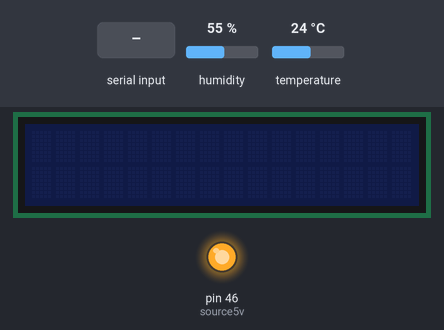
Simulated run of this sketch. Board: Arduino Mega 2560, built with avr-gcc and run on an emulated ATmega2560. Parts: 16×2 character LCD, output pins drawn as LEDs (lit = HIGH). The inputs (shaded band) are chosen by the test bench; at power-on: temperature 24 °C, humidity 55 %. What the sketch prints to the serial monitor is not drawn.

Above: at 1.0 s.
1.1 s: "90,45\n" received over Serial
At 1.4 s:
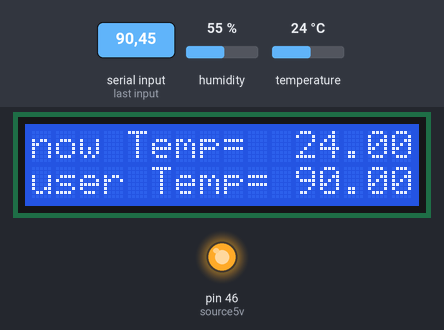
2.6 s: temperature set to 12 °C
At 4.4 s:
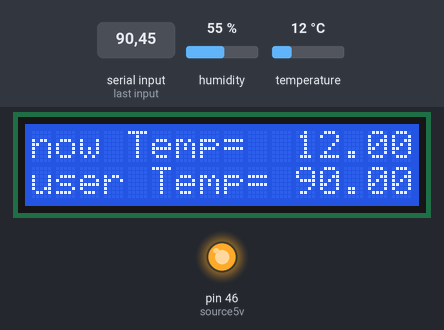
4.7 s: temperature set to 19 °C
At 6.5 s:
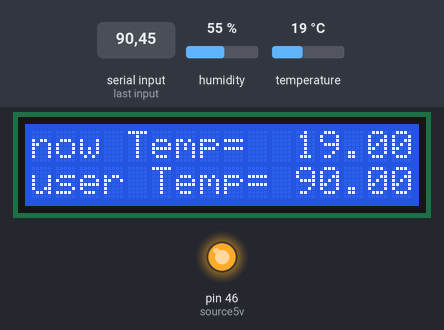
6.8 s: temperature set to 28 °C
At 8.6 s:
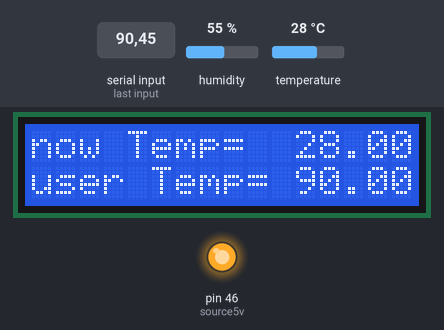
Timing chart, 0 to 9.9 s (numbered marks = the images above; inputs shaded):
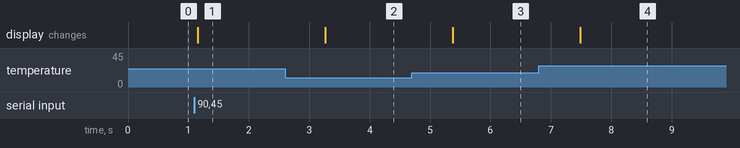

The sketch:

CB_Display.ino
```cpp
float i = 0;
int  b = 0;
#include <dht.h>

dht DHT;
#define DHT11_PIN 2


int source5v = 46;


#include <Wire.h>
#include <LiquidCrystal_I2C.h>

LiquidCrystal_I2C lcd(0x27,16,2);  // set the LCD address to 0x27 for a 16 chars and 2 line display

void setup() {
  pinMode(source5v, OUTPUT);
  digitalWrite(source5v, HIGH);


  lcd.init();                      // initialize the lcd
  lcd.init();

  Serial.begin(9600);
  Serial.setTimeout(10);
  while(Serial.available() ==0) {}
  i = Serial.parseFloat();


    }


void loop() {
  // put your main code here, to run repeatedly:


  double chk = DHT.read11(DHT11_PIN);

  lcd.backlight();
  lcd.setCursor(0,0);  // (col,row)
  lcd.print("now Temp=");

  lcd.setCursor(11,0);
  lcd.print(DHT.temperature);


  lcd.setCursor(0,1);
  lcd.print("user Temp=");
  lcd.setCursor(11,1);
  lcd.print(i);

  Serial.print("i = ");
  Serial.println(i);
  delay(1000);


}
```

Measured:
- after the input at 1.1 s, the display: changes after 0.06 s (image 1)
- after the input at 2.6 s, the display: changes after 0.67 s (image 2)
- after the input at 4.7 s, the display: changes after 0.68 s (image 3)
- after the input at 6.8 s, the display: changes after 0.69 s (image 4)
